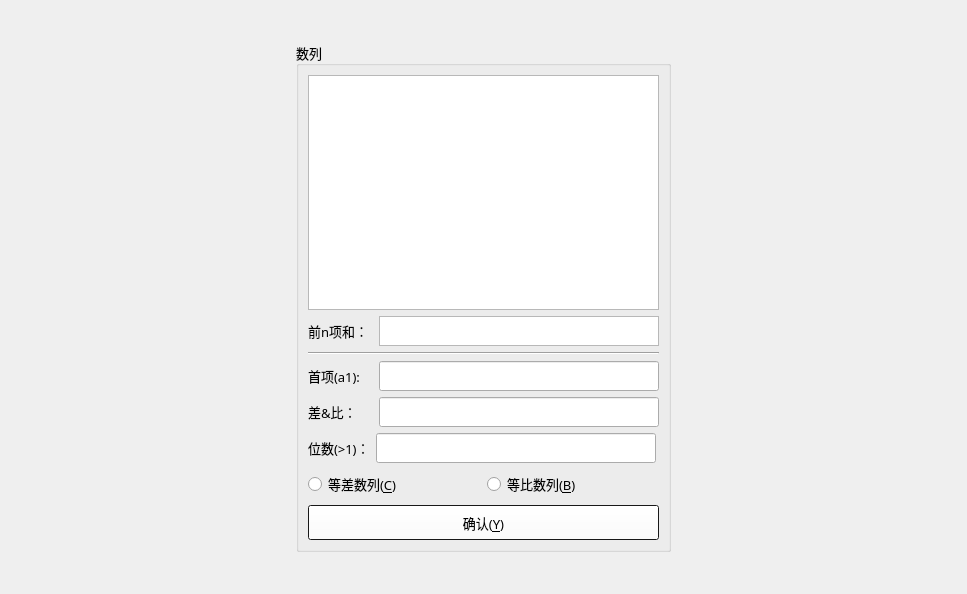
      <widget class="QWidget" name="tab_4">
       <attribute name="title">
        <string>数列</string>
       </attribute>
       <layout class="QGridLayout" name="gridLayout_5">
        <item row="0" column="0">
         <layout class="QHBoxLayout" name="horizontalLayout_5">
          <item>
           <spacer name="horizontalSpacer">
            <property name="orientation">
             <enum>Qt::Horizontal</enum>
            </property>
            <property name="sizeHint" stdset="0">
             <size>
              <width>285</width>
              <height>504</height>
             </size>
            </property>
           </spacer>
          </item>
          <item>
           <layout class="QVBoxLayout" name="verticalLayout_2">
            <item>
             <spacer name="verticalSpacer">
              <property name="orientation">
               <enum>Qt::Vertical</enum>
              </property>
              <property name="sizeHint" stdset="0">
               <size>
                <width>20</width>
                <height>31</height>
               </size>
              </property>
             </spacer>
            </item>
            <item>
             <widget class="QGroupBox" name="groupBox">
              <property name="minimumSize">
               <size>
                <width>370</width>
                <height>510</height>
               </size>
              </property>
              <property name="font">
               <font>
                <family>微软雅黑</family>
                <pointsize>10</pointsize>
               </font>
              </property>
              <property name="title">
               <string>数列</string>
              </property>
              <layout class="QGridLayout" name="gridLayout_2">
               <item row="0" column="0">
                <widget class="QTextBrowser" name="textBrowser">
                 <property name="minimumSize">
                  <size>
                   <width>0</width>
                   <height>230</height>
                  </size>
                 </property>
                 <property name="font">
                  <font>
                   <family>微软雅黑</family>
                   <pointsize>10</pointsize>
                  </font>
                 </property>
                </widget>
               </item>
               <item row="1" column="0">
                <layout class="QVBoxLayout" name="verticalLayout">
                 <item>
                  <layout class="QHBoxLayout" name="horizontalLayout_6">
                   <item>
                    <widget class="QLabel" name="label_4">
                     <property name="minimumSize">
                      <size>
                       <width>65</width>
                       <height>30</height>
                      </size>
                     </property>
                     <property name="maximumSize">
                      <size>
                       <width>65</width>
                       <height>30</height>
                      </size>
                     </property>
                     <property name="font">
                      <font>
                       <family>微软雅黑</family>
                       <pointsize>10</pointsize>
                      </font>
                     </property>
                     <property name="text">
                      <string>前n项和：</string>
                     </property>
                    </widget>
                   </item>
                   <item>
                    <widget class="QTextBrowser" name="textBrowser_2">
                     <property name="minimumSize">
                      <size>
                       <width>280</width>
                       <height>30</height>
                      </size>
                     </property>
                     <property name="maximumSize">
                      <size>
                       <width>280</width>
                       <height>30</height>
                      </size>
                     </property>
                     <property name="font">
                      <font>
                       <family>微软雅黑</family>
                       <pointsize>10</pointsize>
                      </font>
                     </property>
                    </widget>
                   </item>
                  </layout>
                 </item>
                 <item>
                  <widget class="Line" name="line">
                   <property name="orientation">
                    <enum>Qt::Horizontal</enum>
                   </property>
                  </widget>
                 </item>
                </layout>
               </item>
               <item row="2" column="0">
                <layout class="QFormLayout" name="formLayout">
                 <item row="0" column="0">
                  <layout class="QHBoxLayout" name="horizontalLayout">
                   <item>
                    <widget class="QLabel" name="label">
                     <property name="minimumSize">
                      <size>
                       <width>65</width>
                       <height>30</height>
                      </size>
                     </property>
                     <property name="maximumSize">
                      <size>
                       <width>16777215</width>
                       <height>30</height>
                      </size>
                     </property>
                     <property name="font">
                      <font>
                       <family>微软雅黑</family>
                       <pointsize>10</pointsize>
                      </font>
                     </property>
                     <property name="text">
                      <string>首项(a1):</string>
                     </property>
                    </widget>
                   </item>
                   <item>
                    <widget class="QLineEdit" name="lineEdit">
                     <property name="minimumSize">
                      <size>
                       <width>280</width>
                       <height>30</height>
                      </size>
                     </property>
                     <property name="maximumSize">
                      <size>
                       <width>280</width>
                       <height>30</height>
                      </size>
                     </property>
                     <property name="font">
                      <font>
                       <family>微软雅黑</family>
                       <pointsize>10</pointsize>
                      </font>
                     </property>
                    </widget>
                   </item>
                  </layout>
                 </item>
                 <item row="1" column="0">
                  <layout class="QHBoxLayout" name="horizontalLayout_2">
                   <item>
                    <widget class="QLabel" name="label_3">
                     <property name="minimumSize">
                      <size>
                       <width>65</width>
                       <height>30</height>
                      </size>
                     </property>
                     <property name="sizeIncrement">
                      <size>
                       <width>0</width>
                       <height>30</height>
                      </size>
                     </property>
                     <property name="font">
                      <font>
                       <family>微软雅黑</family>
                       <pointsize>10</pointsize>
                      </font>
                     </property>
                     <property name="text">
                      <string>差&amp;比：</string>
                     </property>
                    </widget>
                   </item>
                   <item>
                    <widget class="QLineEdit" name="lineEdit_2">
                     <property name="minimumSize">
                      <size>
                       <width>280</width>
                       <height>30</height>
                      </size>
                     </property>
                     <property name="maximumSize">
                      <size>
                       <width>280</width>
                       <height>30</height>
                      </size>
                     </property>
                     <property name="font">
                      <font>
                       <family>微软雅黑</family>
                       <pointsize>10</pointsize>
                      </font>
                     </property>
                    </widget>
                   </item>
                  </layout>
                 </item>
                 <item row="2" column="0">
                  <layout class="QHBoxLayout" name="horizontalLayout_3">
                   <item>
                    <widget class="QLabel" name="label_2">
                     <property name="minimumSize">
                      <size>
                       <width>40</width>
                       <height>30</height>
                      </size>
                     </property>
                     <property name="maximumSize">
                      <size>
                       <width>16777215</width>
                       <height>30</height>
                      </size>
                     </property>
                     <property name="font">
                      <font>
                       <family>微软雅黑</family>
                       <pointsize>10</pointsize>
                      </font>
                     </property>
                     <property name="text">
                      <string>位数(&gt;1)：</string>
                     </property>
                    </widget>
                   </item>
                   <item>
                    <widget class="QLineEdit" name="lineEdit_3">
                     <property name="minimumSize">
                      <size>
                       <width>280</width>
                       <height>30</height>
                      </size>
                     </property>
                     <property name="maximumSize">
                      <size>
                       <width>280</width>
                       <height>30</height>
                      </size>
                     </property>
                     <property name="font">
                      <font>
                       <family>微软雅黑</family>
                       <pointsize>10</pointsize>
                      </font>
                     </property>
                    </widget>
                   </item>
                  </layout>
                 </item>
                </layout>
               </item>
               <item row="3" column="0">
                <layout class="QGridLayout" name="gridLayout">
                 <item row="0" column="0">
                  <layout class="QHBoxLayout" name="horizontalLayout_4">
                   <item>
                    <widget class="QRadioButton" name="radioButton">
                     <property name="minimumSize">
                      <size>
                       <width>0</width>
                       <height>30</height>
                      </size>
                     </property>
                     <property name="font">
                      <font>
                       <family>微软雅黑</family>
                       <pointsize>10</pointsize>
                      </font>
                     </property>
                     <property name="text">
                      <string>等差数列(&amp;C)</string>
                     </property>
                    </widget>
                   </item>
                   <item>
                    <widget class="QRadioButton" name="radioButton_2">
                     <property name="minimumSize">
                      <size>
                       <width>0</width>
                       <height>30</height>
                      </size>
                     </property>
                     <property name="font">
                      <font>
                       <family>微软雅黑</family>
                       <pointsize>10</pointsize>
                      </font>
                     </property>
                     <property name="text">
                      <string>等比数列(&amp;B)</string>
                     </property>
                    </widget>
                   </item>
                  </layout>
                 </item>
                 <item row="1" column="0">
                  <widget class="QPushButton" name="pushButton_2">
                   <property name="enabled">
                    <bool>true</bool>
                   </property>
                   <property name="minimumSize">
                    <size>
                     <width>0</width>
                     <height>35</height>
                    </size>
                   </property>
                   <property name="maximumSize">
                    <size>
                     <width>16777215</width>
                     <height>35</height>
                    </size>
                   </property>
                   <property name="palette">
                    <palette>
                     <active>
                      <colorrole role="WindowText">
                       <brush brushstyle="SolidPattern">
                        <color alpha="255">
                         <red>0</red>
                         <green>0</green>
                         <blue>0</blue>
                        </color>
                       </brush>
                      </colorrole>
                      <colorrole role="Button">
                       <brush brushstyle="SolidPattern">
                        <color alpha="255">
                         <red>255</red>
                         <green>255</green>
                         <blue>255</blue>
                        </color>
                       </brush>
                      </colorrole>
                      <colorrole role="Text">
                       <brush brushstyle="SolidPattern">
                        <color alpha="255">
                         <red>0</red>
                         <green>0</green>
                         <blue>0</blue>
                        </color>
                       </brush>
                      </colorrole>
                      <colorrole role="ButtonText">
                       <brush brushstyle="SolidPattern">
                        <color alpha="255">
                         <red>0</red>
                         <green>0</green>
                         <blue>0</blue>
                        </color>
                       </brush>
                      </colorrole>
                      <colorrole role="Base">
                       <brush brushstyle="SolidPattern">
                        <color alpha="255">
                         <red>34</red>
                         <green>34</green>
                         <blue>34</blue>
                        </color>
                       </brush>
                      </colorrole>
                      <colorrole role="Window">
                       <brush brushstyle="SolidPattern">
                        <color alpha="255">
                         <red>34</red>
                         <green>34</green>
                         <blue>34</blue>
                        </color>
                       </brush>
                      </colorrole>
                      <colorrole role="PlaceholderText">
                       <brush brushstyle="SolidPattern">
                        <color alpha="128">
                         <red>0</red>
                         <green>0</green>
                         <blue>0</blue>
                        </color>
                       </brush>
                      </colorrole>
                     </active>
                     <inactive>
                      <colorrole role="WindowText">
                       <brush brushstyle="SolidPattern">
                        <color alpha="255">
                         <red>0</red>
                         <green>0</green>
                         <blue>0</blue>
                        </color>
                       </brush>
                      </colorrole>
                      <colorrole role="Button">
                       <brush brushstyle="SolidPattern">
                        <color alpha="255">
                         <red>255</red>
                         <green>255</green>
                         <blue>255</blue>
                        </color>
                       </brush>
                      </colorrole>
                      <colorrole role="Text">
                       <brush brushstyle="SolidPattern">
                        <color alpha="255">
                         <red>0</red>
                         <green>0</green>
                         <blue>0</blue>
                        </color>
                       </brush>
                      </colorrole>
                      <colorrole role="ButtonText">
                       <brush brushstyle="SolidPattern">
                        <color alpha="255">
                         <red>0</red>
                         <green>0</green>
                         <blue>0</blue>
                        </color>
                       </brush>
                      </colorrole>
                      <colorrole role="Base">
                       <brush brushstyle="SolidPattern">
                        <color alpha="255">
                         <red>34</red>
                         <green>34</green>
                         <blue>34</blue>
                        </color>
                       </brush>
                      </colorrole>
                      <colorrole role="Window">
                       <brush brushstyle="SolidPattern">
                        <color alpha="255">
                         <red>34</red>
                         <green>34</green>
                         <blue>34</blue>
                        </color>
                       </brush>
                      </colorrole>
                      <colorrole role="PlaceholderText">
                       <brush brushstyle="SolidPattern">
                        <color alpha="128">
                         <red>0</red>
                         <green>0</green>
                         <blue>0</blue>
                        </color>
                       </brush>
                      </colorrole>
                     </inactive>
                     <disabled>
                      <colorrole role="WindowText">
                       <brush brushstyle="SolidPattern">
                        <color alpha="255">
                         <red>51</red>
                         <green>51</green>
                         <blue>51</blue>
                        </color>
                       </brush>
                      </colorrole>
                      <colorrole role="Button">
                       <brush brushstyle="SolidPattern">
                        <color alpha="255">
                         <red>255</red>
                         <green>255</green>
                         <blue>255</blue>
                        </color>
                       </brush>
                      </colorrole>
                      <colorrole role="Text">
                       <brush brushstyle="SolidPattern">
                        <color alpha="255">
                         <red>51</red>
                         <green>51</green>
                         <blue>51</blue>
                        </color>
                       </brush>
                      </colorrole>
                      <colorrole role="ButtonText">
                       <brush brushstyle="SolidPattern">
                        <color alpha="255">
                         <red>51</red>
                         <green>51</green>
                         <blue>51</blue>
                        </color>
                       </brush>
                      </colorrole>
                      <colorrole role="Base">
                       <brush brushstyle="SolidPattern">
                        <color alpha="255">
                         <red>34</red>
                         <green>34</green>
                         <blue>34</blue>
                        </color>
                       </brush>
                      </colorrole>
                      <colorrole role="Window">
                       <brush brushstyle="SolidPattern">
                        <color alpha="255">
                         <red>34</red>
                         <green>34</green>
                         <blue>34</blue>
                        </color>
                       </brush>
                      </colorrole>
                      <colorrole role="PlaceholderText">
                       <brush brushstyle="SolidPattern">
                        <color alpha="128">
                         <red>187</red>
                         <green>187</green>
                         <blue>187</blue>
                        </color>
                       </brush>
                      </colorrole>
                     </disabled>
                    </palette>
                   </property>
                   <property name="font">
                    <font>
                     <family>微软雅黑</family>
                     <pointsize>10</pointsize>
                    </font>
                   </property>
                   <property name="text">
                    <string>确认(&amp;Y)</string>
                   </property>
                  </widget>
                 </item>
                </layout>
               </item>
              </layout>
              <zorder>textBrowser</zorder>
              <zorder></zorder>
             </widget>
            </item>
            <item>
             <spacer name="verticalSpacer_2">
              <property name="orientation">
               <enum>Qt::Vertical</enum>
              </property>
              <property name="sizeHint" stdset="0">
               <size>
                <width>20</width>
                <height>31</height>
               </size>
              </property>
             </spacer>
            </item>
           </layout>
          </item>
          <item>
           <spacer name="horizontalSpacer_2">
            <property name="orientation">
             <enum>Qt::Horizontal</enum>
            </property>
            <property name="sizeHint" stdset="0">
             <size>
              <width>285</width>
              <height>504</height>
             </size>
            </property>
           </spacer>
          </item>
         </layout>
        </item>
       </layout>
      </widget>
